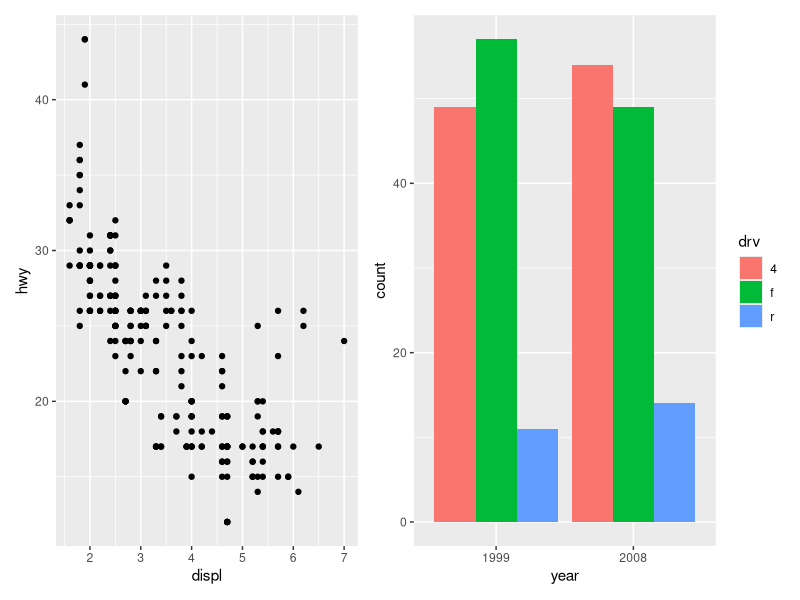
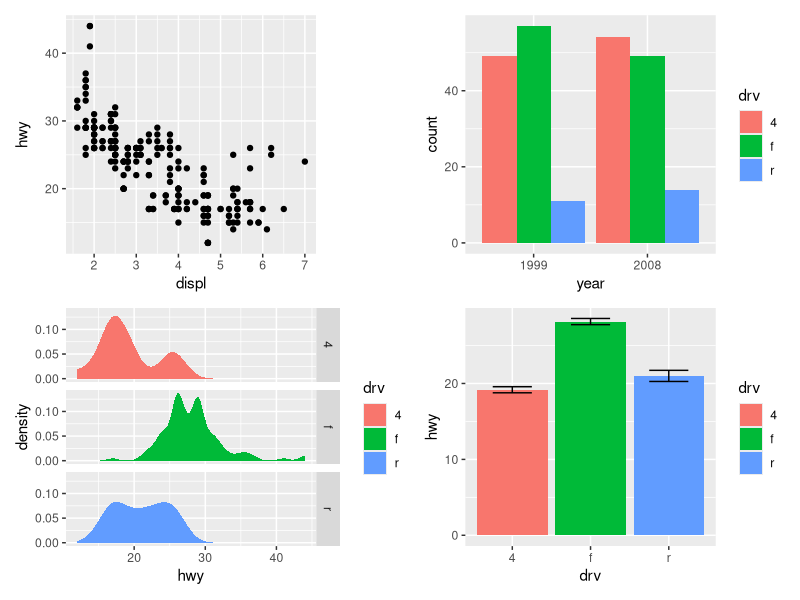
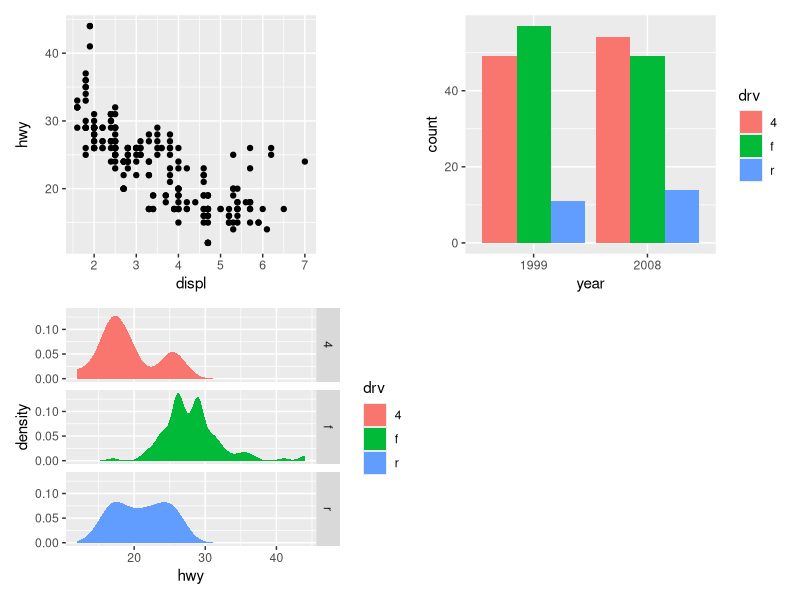
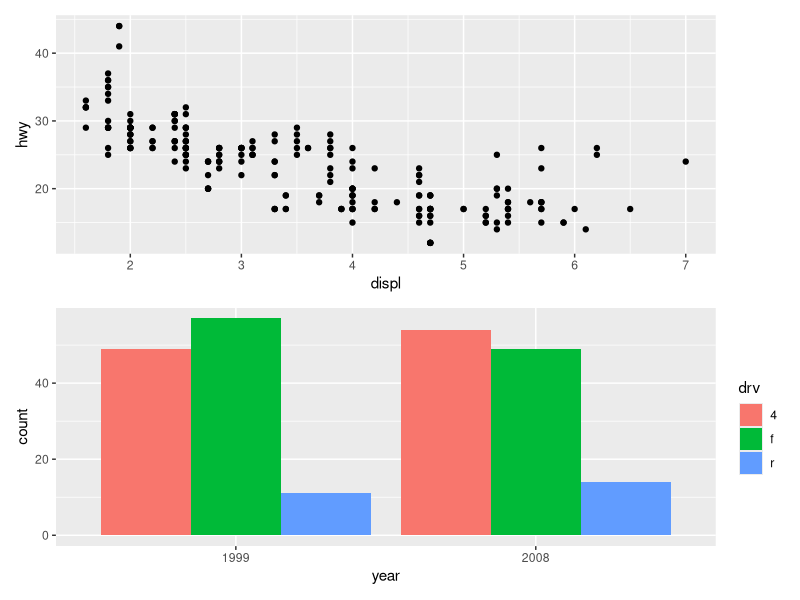
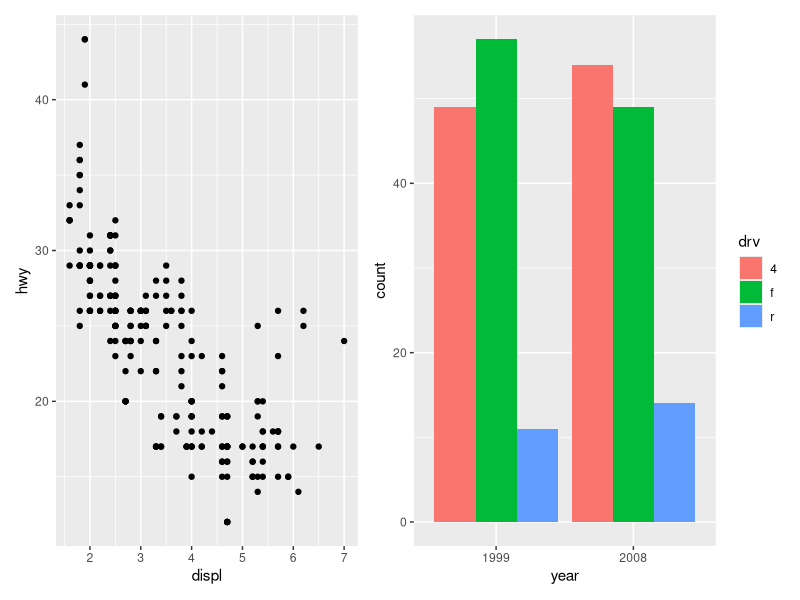
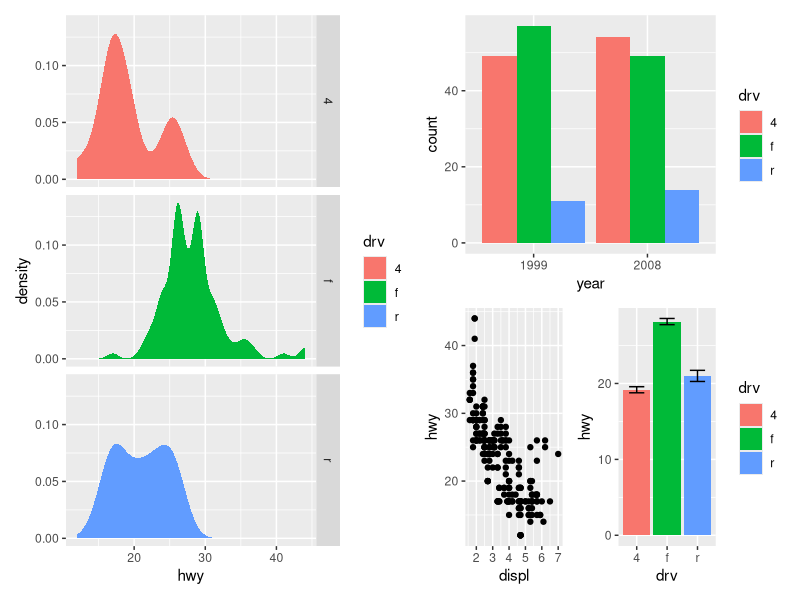
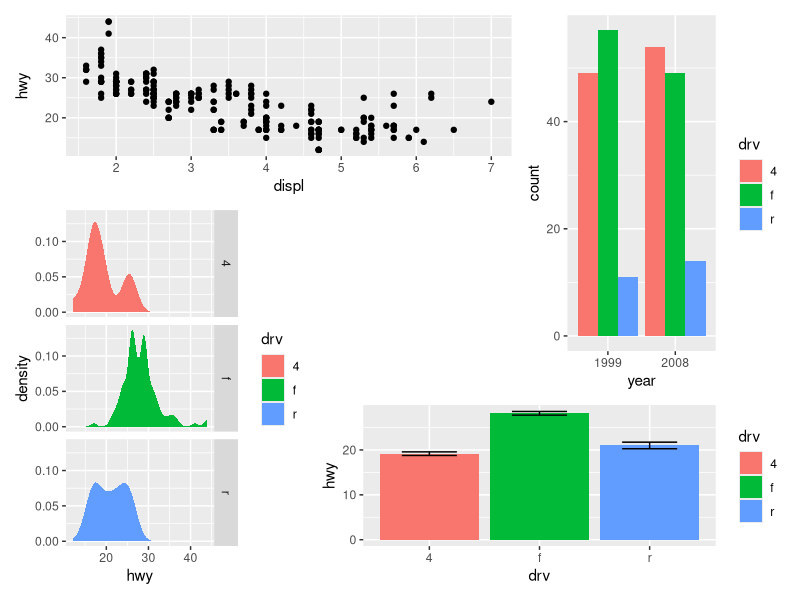
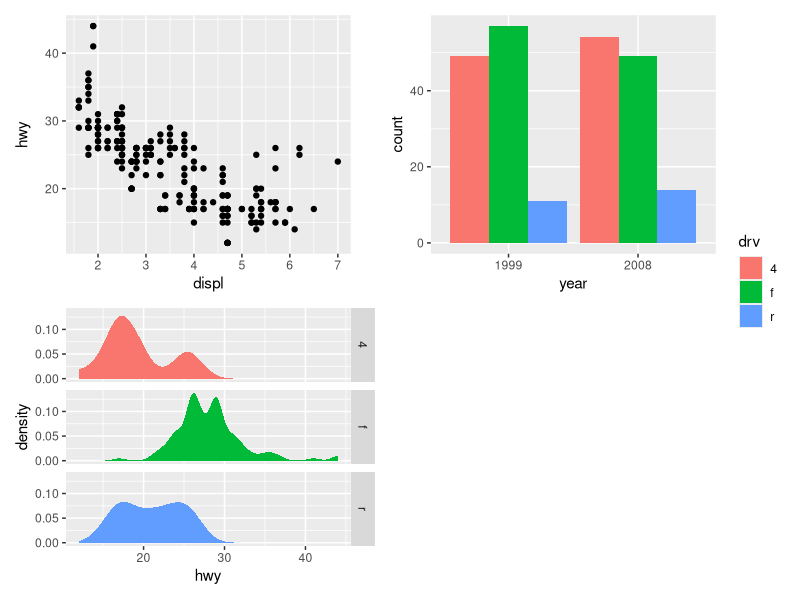

Generate these figures, in order, with R:
## ---- chunk 1
knitr::opts_chunk$set(echo = TRUE)
library(tidyverse)
library(patchwork)
## ---- chunk 2
p1 <- ggplot(mpg) + 
  geom_point(aes(x = displ, y = hwy))

p2 <- ggplot(mpg) + 
  geom_bar(aes(x = as.character(year), fill = drv), position = "dodge") + 
  labs(x = "year")

p3 <- ggplot(mpg) + 
  geom_density(aes(x = hwy, fill = drv), colour = NA) + 
  facet_grid(rows = vars(drv))

p4 <- ggplot(mpg) + 
  stat_summary(aes(x = drv, y = hwy, fill = drv), geom = "col", fun.data = mean_se) +
  stat_summary(aes(x = drv, y = hwy), geom = "errorbar", fun.data = mean_se, width = 0.5)
## ---- chunk 3
p1 + p2

p1 + p2 + p3 + p4

p1 + p2 + p3 + plot_layout(ncol = 2)

p1 / p2

p1 | p2

p3 | (p2 / (p1 | p4))

layout <- "
AAB
C#B
CDD
"

p1 + p2 + p3 + p4 + plot_layout(design = layout)
## ---- chunk 4
p1 + p2 + p3 + plot_layout(ncol = 2, guides = "collect")

p1 + p2 + p3 + guide_area() + plot_layout(ncol = 2, guides = "collect")
## ---- chunk 5
p12 <- p1 + p2
p12[[2]] <- p12[[2]] + theme_light()
p12
## ---- chunk 6
p1 + p4 & theme_minimal()
## ---- chunk 7
p1 + p4 & scale_y_continuous(limits = c(0, 45))
## ---- chunk 8
p34 <- p3 + p4 + plot_annotation(
  title = "A closer look at the effect of drive train in cars",
  caption = "Source: mpg dataset in ggplot2"
) +
  plot_layout(guides = "collect")
p34
## ---- chunk 9
p123 <- p1 | (p2 / p3)
p123 + plot_annotation(tag_levels = "I") # Uppercase roman numerics
